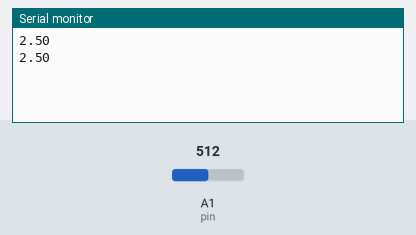
A sketch run on a simulated Arduino Uno, built with avr-gcc and run on an emulated ATmega328P. Parts: the last lines printed to the serial monitor. Inputs (shaded band) come from the test bench; at power-on: A1 (pin) = 512.

Above: at 1.8 s.
1.9 s: A1 (pin) set to 716
At 2.6 s:
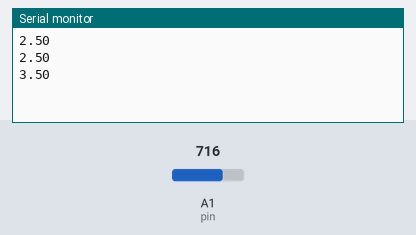
3.4 s: A1 (pin) set to 900
At 4.8 s:
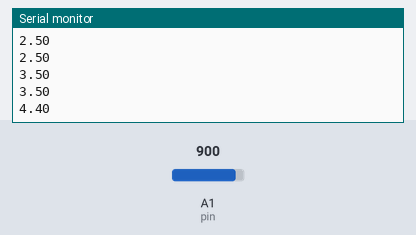
Timing chart, 0 to 6.4 s (numbered marks = the images above; inputs shaded):
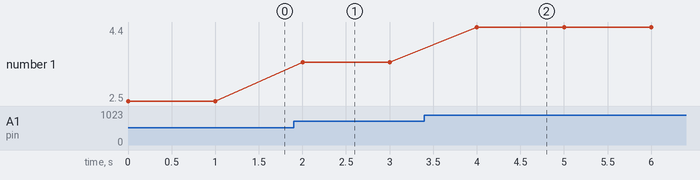

The sketch:

Analog_Rea.ino
```cpp
int pin = A1;
float V2;
int d_time = 1000;
int read_val;

void setup() {
  // put your setup code here, to run once:

  pinMode(pin,INPUT); // INPUT = getting voltage from pin, instead of puttting out voltage
  Serial.begin(9600); // initializes the serial monitor with 9600 baud rate
}

void loop() {
  // put your main code here, to run repeatedly:
  read_val = analogRead(pin); // analogRead reads voltage from 0 (0V) to 1023 (5V) bits

  // change from bits to V
  // why V2? at the resistor junction, the voltage measured is the difference from the resistor to the ground - aka across resistor 2
  // the "." keeps the value a float. Otherwise, treats like an integer
  V2 = (5./1023.) * read_val;
  Serial.println(V2); // "println" prints a new line in the serial monitor
  delay(d_time); // prints at some delay time
}
```

Measured:
- after the input at 1.9 s, the serial monitor: prints a new line after 0.10 s (image 1)
- after the input at 3.4 s, the serial monitor: prints a new line after 0.60 s (image 2)
- plotted number 1: 2.5 → 3.5 after the input at 1.9 s, 3.5 → 4.4 after the input at 3.4 s
